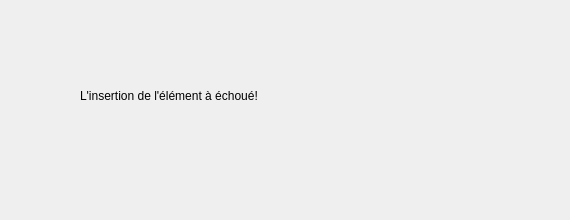
<?xml version="1.0" encoding="UTF-8"?>
<ui version="4.0">
 <class>FailedInsert</class>
 <widget class="QDialog" name="FailedInsert">
  <property name="geometry">
   <rect>
    <x>0</x>
    <y>0</y>
    <width>570</width>
    <height>220</height>
   </rect>
  </property>
  <property name="windowTitle">
   <string>Insertion échouée</string>
  </property>
  <property name="windowIcon">
   <iconset>
    <normaloff>../../../../../../Downloads/logo.png</normaloff>../../../../../../Downloads/logo.png</iconset>
  </property>
  <widget class="QLabel" name="label">
   <property name="geometry">
    <rect>
     <x>80</x>
     <y>70</y>
     <width>421</width>
     <height>51</height>
    </rect>
   </property>
   <property name="styleSheet">
    <string notr="true">font: 16pt &quot;MS Shell Dlg 2&quot;;</string>
   </property>
   <property name="text">
    <string>L'insertion de l'élément à échoué!</string>
   </property>
  </widget>
 </widget>
 <resources/>
 <connections/>
</ui>
